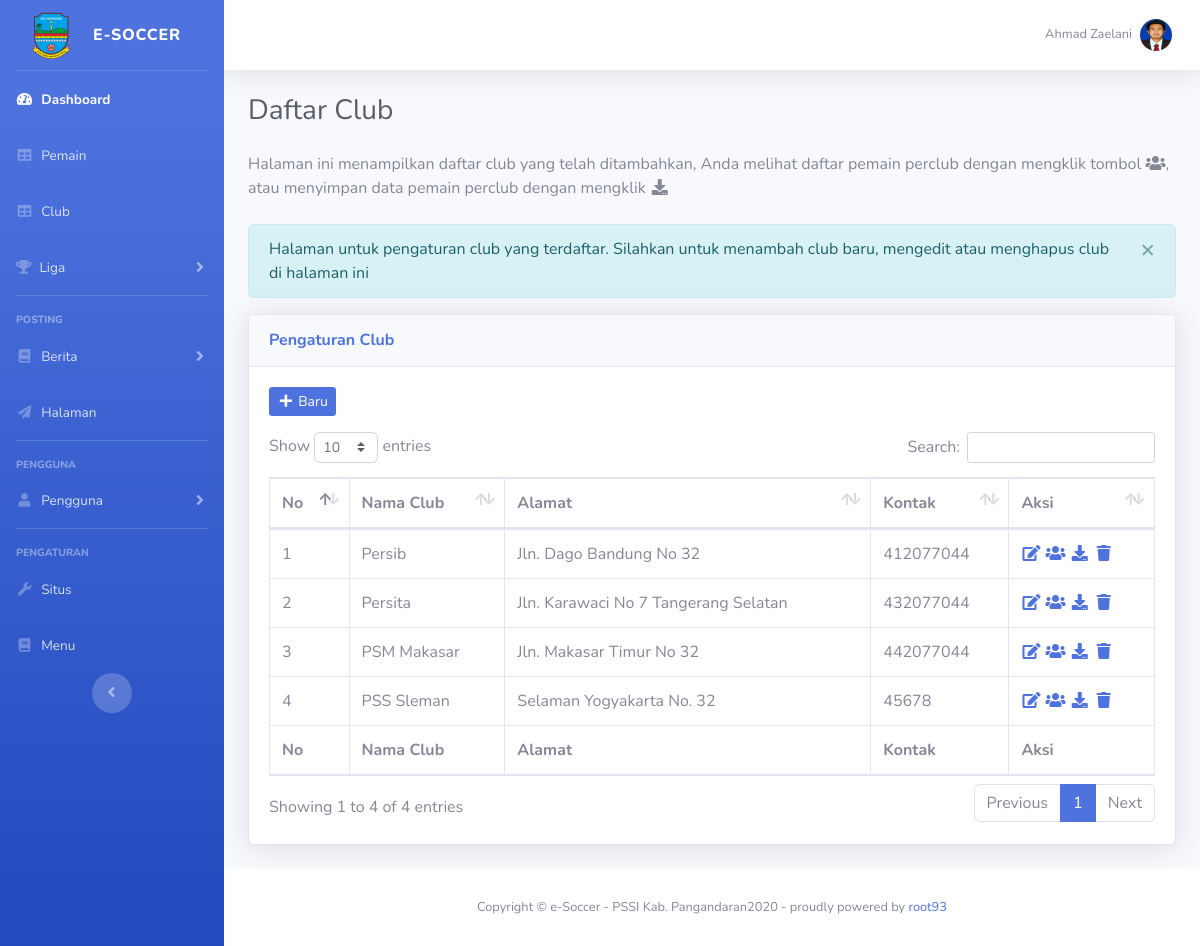
Screenshot of /user/admin?page=club (signed in) with the database file from the repository.
### tables this page shows
CREATE TABLE `pengaturan` (
  `id_pengaturan` tinyint(1) NOT NULL COMMENT 'id',
  `nama_situs` varchar(75) NOT NULL COMMENT 'nama situs',
  `nama_aplikasi` varchar(75) NOT NULL COMMENT 'nama aplikasi',
  `nama_pengelola` varchar(75) NOT NULL COMMENT 'nama admin situs',
  `deskripsi_situs` text NOT NULL,
  `alamat_situs` text NOT NULL COMMENT 'alamat rumah situs',
  `status_situs` enum('Open','Maintenance') NOT NULL COMMENT 'buka tutup situs',
  `logo` varchar(25) NOT NULL COMMENT 'logo situs/aplikasi',
  `favicon` varchar(25) NOT NULL COMMENT 'icon situs'
);

CREATE TABLE `users` (
  `id_user` int NOT NULL COMMENT 'id of user',
  `nik` varchar(16) NOT NULL COMMENT 'username login',
  `password` varchar(255) NOT NULL COMMENT 'password',
  `role` varchar(15) NOT NULL COMMENT 'hak akses',
  `status` tinyint NOT NULL DEFAULT '0',
  `nama_user` varchar(64) NOT NULL,
  `foto_user` varchar(100) NOT NULL
);

CREATE TABLE `profile_club` (
  `id_club` int NOT NULL COMMENT 'id club',
  `nama_club` varchar(50) NOT NULL COMMENT 'nama club',
  `alamat_club` text NOT NULL COMMENT 'alamat club',
  `kontak_club` varchar(13) NOT NULL COMMENT 'kontak club',
  `logo_club` varchar(25) NOT NULL COMMENT 'logo club'
);

### app/core/class.settings.php (called while the page is built, shortened)
<?php
class settings extends smpl
{
	public function siteInfo()
	{
		$sql ="SELECT * FROM pengaturan WHERE id_pengaturan=1";
		$perintah = $this->query($sql);
		return $perintah;
	}
	public function loadInfo()
	{
		$this->info=$this->siteInfo();
		$this->infosite=$this->info->fetch_array();
		return $this->infosite;
	}
}
?>

### config/database.php (called while the page is built, shortened)
<?php
class Database
{
	private $host="localhost";
	private $username="root";
	private $pass="";
	private $db="pssi";
	public function __construct()
	{
		$this->koneksi = new mysqli($this->host, $this->username, $this->pass, $this->db);
		return $this->koneksi;
	}
}
?>

### app/core/class.public.query.php (called while the page is built, shortened)
<?php
class smpl extends dataInput
{
	public function query($data)
	{
		$prth = $this->koneksi->query($data);
		return $prth;
	}
	public function listAll_Club()
	{
		$sql = "SELECT id_club, nama_club, alamat_club, kontak_club, logo_club FROM profile_club";
		$perintah = $this->query($sql);
		return $perintah;
	}
	public function sessionData($data)
	{
		if(!empty($data)):
			if($_SESSION['role']=='administrator'):
			    $sql="SELECT * FROM users WHERE id_user='$data'";
				$perintah=$this->query($sql);
				$this->datasession=$perintah->fetch_array();
				return $this->datasession;
				return $perintah->free_result();
			endif;
		endif;
	}
}
?>

### app/core/class.admin.query.php (the view, shortened to what this page needs)
<?php
class adminOperation extends smpl
{
	public function fetchClub(){
		$this->no=1;
		$this->rowClub=$this->listAll_Club();
		while($this->rwClub=$this->rowClub->fetch_array()){
			echo'
			<tr>
			<td>'.$this->no.'</td>
			<td>'.$this->rwClub['nama_club'].'</td>
			<td>'.$this->rwClub['alamat_club'].'</td>
			<td>'.$this->rwClub['kontak_club'].'</td>
			<td>
			<a href="?page=edit club&id_club='.$this->id_club=$this->rwClub['id_club'].'"><i class="fas fa-fw fa-edit"></i></a>
			<a href="?page=pemain&id_club='.$this->id_club=$this->rwClub['id_club'].'"><i class="fas fa-fw fa-users"></i></a>
			<a href="../../app/export/export.pemain.club.php?id_club='.$this->rwClub['id_club'].'&club='.$this->rwClub['nama_club'].'" target="_blank"><i class="fas fa-fw fa-download"></i></a>
			<a href="?page=delete club&id_club='.$this->id_club=$this->rwClub['id_club'].'"><i class="fas fa-fw fa-trash"></i></a>
			</td>
			</tr>
			';
			$this->no+=1;
		}
	}
}

### app/html/theme.php (shortened to what this page needs)
<?php
class themeProperty extends settings
{
	public function head()
	{
		$this->sessionData($this->filter($_SESSION['id_user']));
		$this->loadInfo();
		echo'
			<!DOCTYPE html>
			<html lang="en">
			<head>
			  <meta charset="utf-8">
			  <meta http-equiv="X-UA-Compatible" content="IE=edge">
			  <meta name="viewport" content="width=device-width, initial-scale=1, shrink-to-fit=no">
			  <meta name="description" content="'.$this->infosite['deskripsi_situs'].'">
			  <meta name="author" content="'.$this->infosite['nama_pengelola'].'">
			  <link rel="icon" href="../../content/web/'.$this->infosite['favicon'].'">
			  <title>'.$this->infosite['nama_aplikasi'].' - '.$this->infosite['nama_situs'].'</title>
		';
	}
	public function css()
	{
		echo'
		<link href="../../assets/templates/vendor/fontawesome-free/css/all.min.css" rel="stylesheet" type="text/css">
		<link href="https://fonts.googleapis.com/css?family=Nunito:200,200i,300,300i,400,400i,600,600i,700,700i,800,800i,900,900i" rel="stylesheet">
	 	<link href="../../assets/templates/css/sb-admin-2.min.css" rel="stylesheet">
	 	<link href="../../assets/templates/vendor/datepicker/css/bootstrap-datepicker.css" rel="stylesheet">
 		<link href="../../assets/templates/vendor/datatables/dataTables.bootstrap4.min.css" rel="stylesheet">
			</head>
		<body id="page-top">
		<div id="wrapper">
		';
	}
	public function sidebar()
	{
		echo '
		    <ul class="navbar-nav bg-gradient-primary sidebar sidebar-dark accordion" id="accordionSidebar">
		      <a class="sidebar-brand d-flex align-items-center justify-content-center" href="?page=home">
		        <div class="sidebar-brand-icon">
		          '.$this->getDirImage2('../../content/web/',$this->infosite['logo']).'
		        </div>
		        <div class="sidebar-brand-text mx-3">'.$this->infosite['nama_aplikasi'].'</div>
		      </a>
		      <hr class="sidebar-divider my-0">
		      <li class="nav-item active">
		        <a class="nav-link" href="?page=home">
		          <i class="fas fa-fw fa-tachometer-alt"></i>
		          <span>Dashboard</span></a>
		      </li>
		      <li class="nav-item">
			        <a class="nav-link" href="?page=pemain">
			          <i class="fas fa-fw fa-table"></i>
			          <span>Pemain</span></a>
			  </li>
			  <li class="nav-item">
			        <a class="nav-link" href="?page=club">
			          <i class="fas fa-fw fa-table"></i>
			          <span>Club</span></a>
			  </li>
			  <li class="nav-item">
		        <a class="nav-link collapsed" href="#" data-toggle="collapse" data-target="#collapseTwo" aria-expanded="true" aria-controls="collapseTwo">
		          <i class="fa fa-trophy"></i>
		          <span>Liga</span>
		        </a>
		      </li>
		      <hr class="sidebar-divider">
		      <div class="sidebar-heading">
		        POSTING
		      </div>
		      <li class="nav-item">
		        <a class="nav-link collapsed" href="#" data-toggle="collapse" data-target="#collapseUtilities" aria-expanded="true" aria-controls="collapseUtilities">
		          <i class="fas fa-fw fa-book"></i>
		          <span>Berita</span>
		        </a>
		      </li>
		       <li class="nav-item">
			        <a class="nav-link" href="?page=halaman">
			          <i class="fas fa-fw fa-paper-plane"></i>
			          <span>Halaman</span></a>
			  </li>
		      <hr class="sidebar-divider">
		      <div class="sidebar-heading">
		        PENGGUNA
		      </div>
		      <li class="nav-item">
		        <a class="nav-link collapsed" href="#" data-toggle="collapse" data-target="#collapsePages" aria-expanded="true" aria-controls="collapsePages">
		          <i class="fas fa-fw fa-user"></i>
		          <span>Pengguna</span>
		        </a>
		      </li>
		      <hr class="sidebar-divider d-none d-md-block">
		      <div class="sidebar-heading">
		        PENGATURAN
		      </div>
		       <li class="nav-item">
			        <a class="nav-link" href="?page=pengaturan">
			          <i class="fas fa-fw fa-wrench"></i>
			          <span>Situs</span>
			        </a>
			        <a class="nav-link" href="?page=pengaturan menu">
			          <i class="fas fa-fw fa-book"></i>
			          <span>Menu</span>
			        </a>
			  </li>
		      <div class="text-center d-none d-md-inline">
		        <button class="rounded-circle border-0" id="sidebarToggle"></button>
		      </div>
		    </ul>
    		<div id="content-wrapper" class="d-flex flex-column">
		    <div id="content">
		';
	}
	public function topBar()
	{
		echo
		'
        <nav class="navbar navbar-expand navbar-light bg-white topbar mb-4 static-top shadow">
          <ul class="navbar-nav ml-auto">
            <li class="nav-item dropdown no-arrow d-sm-none">
            <li class="nav-item dropdown no-arrow">
              <a class="nav-link dropdown-toggle" href="#" id="userDropdown" role="button" data-toggle="dropdown" aria-haspopup="true" aria-expanded="false">
                <span class="mr-2 d-none d-lg-inline text-gray-600 small">'.$this->datasession['nama_user'].'</span>
               '.$this->getDirImage_round2('../../content/foto/'.$this->datasession['role'].'/',$this->datasession['foto_user']).'
              </a>
            </li>
          </ul>
        </nav>
        <div class="container-fluid">
		';
	}
	public function footer()
	{
		echo'
    	</div>
		</div>
	      <footer class="sticky-footer bg-white">
	        <div class="container my-auto">
	          <div class="copyright text-center my-auto">
	            <span>Copyright &copy; '.$this->infosite['nama_aplikasi'].' - '.$this->infosite['nama_situs'].'2020 - proudly powered by <a href="https://roo93.co.id" target="_blank" rel="dofollow">root93</a></span>
	          </div>
	        </div>
	      </footer>
	    </div>
		</div>
		<a class="scroll-to-top rounded" href="#page-top">
		    <i class="fas fa-angle-up"></i>
		</a>
		  <script src="../../assets/templates/vendor/jquery/jquery.min.js"></script>
		  <script src="../../assets/templates/vendor/bootstrap/js/bootstrap.bundle.min.js"></script>
		  <script src="../../assets/templates/vendor/jquery-easing/jquery.easing.min.js"></script>
		  <script src="../../assets/templates/js/sb-admin-2.min.js"></script>
		  <script src="../../assets/templates/vendor/datatables/jquery.dataTables.min.js"></script>
		  <script src="../../assets/templates/vendor/datatables/dataTables.bootstrap4.min.js"></script>
		  <script src="../../assets/templates/vendor/chart.js/Chart.min.js"></script>
		  <script type="text/javascript" src="../../assets/ckeditor/ckeditor.js"></script>
		  <script src="../../assets/templates/vendor/datepicker/js/bootstrap-datepicker.js"></script>
		  <script src="../../assets/templates/vendor/datepicker/js/datepicker-format.js"></script>
		  <script src="../../assets/templates/js/demo/datatables-demo.js"></script>
		  <!-- Page level custom scripts
		  <script src="../../assets/templates/js/demo/chart-area-demo.js"></script>
		  <script src="../../assets/templates/js/demo/chart-pie-demo.js"></script>
		   -->
		</body>
		</html>
		';
	}
}

### app/core/class.input.php (shortened to what this page needs)
<?php
class dataInput extends Database
{
	public function getDirImage2($path,$data)
	{
		return '
		<img class="img-fluid" height="80px" width="50px" src="'.$path.''.$data.'" alt="image" />
		';
	}
	public function getDirImage_round2($path,$data)
	{
		return '
		<img class="img-profile rounded-circle" height="80px" width="80px" src="'.$path.''.$data.'" alt="image" />
		';
	}
	public function card ($data)
	{
		echo
	    '
	        <div class="card shadow mb-4">
	            <div class="card-header py-3">
	                <h6 class="m-0 font-weight-bold text-primary">'.$data.'</h6>
	            </div>
	        <div class="card-body">
	    ';
	}
	public function alertInfo ($data)
	{
		echo'
		<div class="alert alert-dismissible alert-info">
            <a href="#" class="close" data-dismiss="alert" aria-label="close">×</a>
            '.$data.'
        </div>
       ';
	}
}
?>

### rows the page displays
pengaturan: logo (picture), nama_aplikasi "E-SOCCER", nama_aplikasi "e-Soccer", nama_situs "PSSI Kab. Pangandaran"
users: nama_user "Ahmad Zaelani", foto_user (picture)
profile_club: no "1", nama_club "Persib", alamat_club "Jln. Dago Bandung No 32", kontak_club "412077044"
profile_club: no "2", nama_club "Persita", alamat_club "Jln. Karawaci No 7 Tangerang Selatan", kontak_club "432077044"
profile_club: no "3", nama_club "PSM Makasar", alamat_club "Jln. Makasar Timur No 32", kontak_club "442077044"
profile_club: no "4", nama_club "PSS Sleman", alamat_club "Selaman Yogyakarta No. 32", kontak_club "45678"

### other values shown
$data "Halaman untuk pengaturan club yang terdaftar. Silahkan untuk menambah club baru, mengedit atau menghapus club di halaman ini"
$data "Pengaturan Club"
